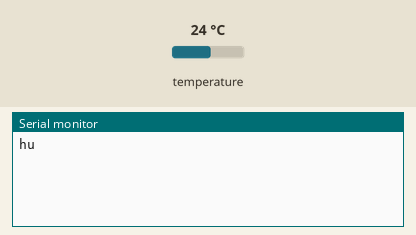
This sketch was run on a simulated ESP8266 (NodeMCU). On the bench: the last lines printed to the serial monitor. The inputs (shaded band) are chosen by the test bench; at power-on: temperature 24 °C. WiFi joins after 1.5 s; servers stay silent unless stated.

Above: at 3.0 s.
3.1 s: temperature set to 12 °C
At 6.2 s:
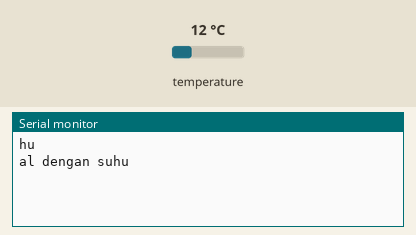
9.6 s: temperature set to 19 °C
At 11.5 s:
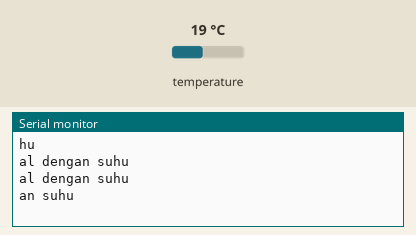
15.1 s: temperature set to 28 °C
At 16.8 s:
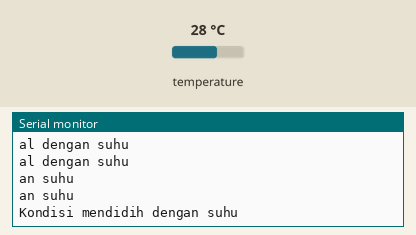
20.6 s: temperature set to 33 °C
At 23.3 s:
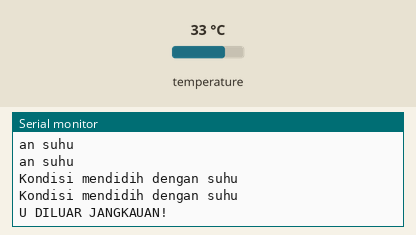
26.2 s: temperature set to 41 °C
At 28.5 s:
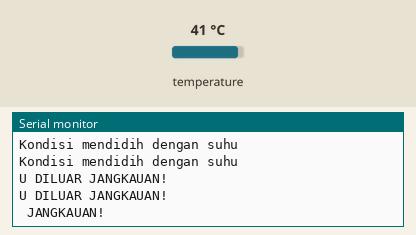
31.7 s: temperature set to 9 °C
At 33.8 s:
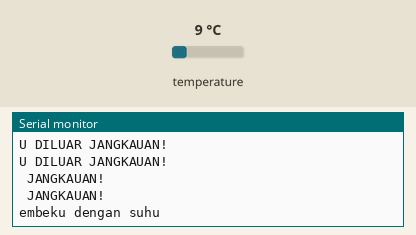

Measured:
- after the input at 3.1 s, the serial monitor: prints a new line after 2.2 s (image 1)
- after the input at 9.6 s, the serial monitor: prints a new line after 1.3 s (image 2)
- after the input at 15.1 s, the serial monitor: prints a new line after 1.3 s (image 3)
- after the input at 20.6 s, the serial monitor: prints a new line after 1.3 s (image 4)
- after the input at 26.2 s, the serial monitor: prints a new line after 1.3 s (image 5)
- after the input at 31.7 s, the serial monitor: prints a new line after 1.3 s (image 6)

The sketch:

sketch_orarkom_cek_suhu.ino
```cpp
// Blynk Config
#define BLYNK_TEMPLATE_ID "TMPLEefkEANU"
#define BLYNK_DEVICE_NAME "Quickstart Template"
#define BLYNK_AUTH_TOKEN "p6by6yxE-2koM2BWN9F67gJJoU7nGO6D"

// Import Library OneWire, Chat Bot dan Blynk
#include "OneWire.h"
#include "DallasTemperature.h"
#include <ESP8266WiFi.h>
#include <BlynkSimpleEsp8266.h>

// Define Jalur data yang dipilih
#define ONE_WIRE_BUS D4

// Komen baris dibawah ini jika tidak ingin mencetak tulisan
#define BLYNK_PRINT Serial

OneWire oneWire(ONE_WIRE_BUS);
DallasTemperature sensors(&oneWire);

// Authentikasi
char auth[] = BLYNK_AUTH_TOKEN;

// Configurasi Jaringan
// Isi "" Jika tidak memiliki password
char ssid[] = "YUWONO1960D";
char pass[] = "2bima30#30a";

// Timer untuk Blynk
BlynkTimer timer;

// This function is called every time the Virtual Pin 0 state changes
BLYNK_WRITE(V0)
{
  // Set incoming value from pin V0 to a variable
  int value = param.asInt();

  // Update state
  Blynk.virtualWrite(V1, value);
}

// Fungsi dibawah akan dipanggil setiap IoT terhubung ke Blynk
BLYNK_CONNECTED()
{
  // Change Web Link Button message to "Congratulations!"
  Blynk.setProperty(V3, "offImageUrl", "https://static-image.nyc3.cdn.digitaloceanspaces.com/general/fte/congratulations.png");
  Blynk.setProperty(V3, "onImageUrl",  "https://static-image.nyc3.cdn.digitaloceanspaces.com/general/fte/congratulations_pressed.png");
  Blynk.setProperty(V3, "url", "https://docs.blynk.io/en/getting-started/what-do-i-need-to-blynk/how-quickstart-device-was-made");
}

// This function sends Arduino's uptime every second to Virtual Pin 2.
void myTimerEvent()
{
  // You can send any value at any time.
  // Please don't send more that 10 values per second.
  Blynk.virtualWrite(V2, millis() / 1000);
}

void setup() {
  Serial.begin(115200);
  Blynk.begin(auth, ssid, pass);
  sensors.begin();

  // Set Timer
  timer.setInterval(1000L, myTimerEvent);
}

void loop() {
  sensors.requestTemperatures();
  Blynk.run();
  timer.run();
  int suhu = sensors.getTempCByIndex(0);

  // Kondisi Membeku
  if (suhu < 10) {
    // Mengirimkan pesan ke Telegram
    Serial.println("Kondisi membeku dengan suhu " + suhu);
  } else if ((suhu > 10) && (suhu < 30)) {
    // Mengirimkan pesan ke Telegram
    Serial.println("Kondisi normal dengan suhu " + suhu);
  } else if (suhu > 30) {
    // Mengirimkan pesan ke Telegram
    Serial.println("Kondisi mendidih dengan suhu " + suhu);
  } else {
    // Mengirimkan pesan ke Telegram
    Serial.println("SUHU DILUAR JANGKAUAN!");
  }
  delay(2000);
}
```
